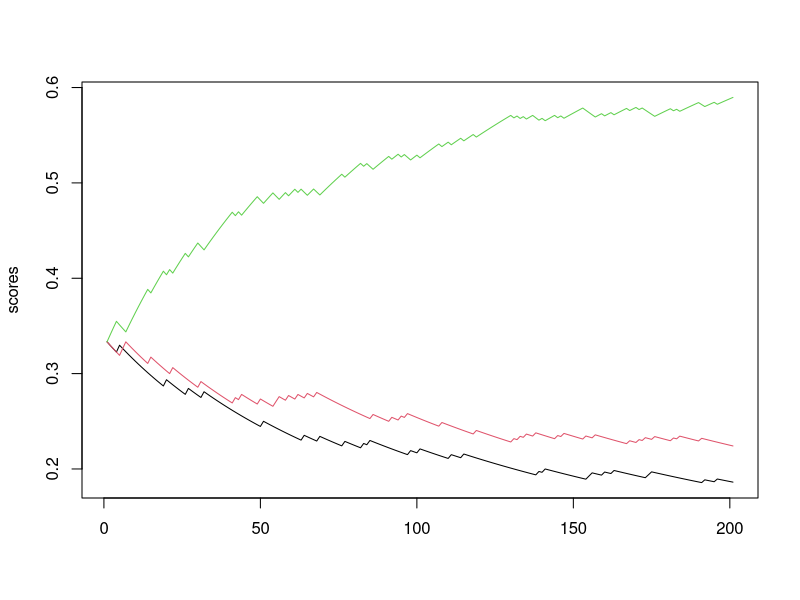

Write the R code that produced this figure.
epsilon_greedy <- function(probs = c(0.1, 0.2, 0.3), 
                           exploratory_turns = 30,
                           epsilon = 0.2) {
  K <- length(probs)
  Q <- rep(0, K)
  ka <- rep(0, K)

  # początek - tylko exploratory
  Qk <- rep(0, K)
  for (k in 1:exploratory_turns) {
    rk <- sapply(probs, function(x) sample(c(1, 0), 1, prob = c(x, 1 - x)))
    Qk <- Qk + rk
    ka <- ka + 1
  }
  Qk <- Qk / exploratory_turns

  scores <- as.data.frame(rbind(ka / sum(ka)))
  for (k in 1:200) {
    best <- which.max(Qk)
    p <- rep(epsilon / 2, 3)
    p[best] <- 1 - epsilon
    a <- sample(1:3, 1, prob = p)
    rk <- sample(c(1, 0), 1, prob = c(probs[a], 1 - probs[a]))
    ka[a] <- ka[a] + 1
    Qk[a] <- Qk[a] + 1/ka[a] * (rk - Qk[a])
    scores <- rbind(scores, ka / sum(ka))
  }
  matplot(scores, type = "l", lty = 1)
}

epsilon_greedy(epsilon = 0.3)
